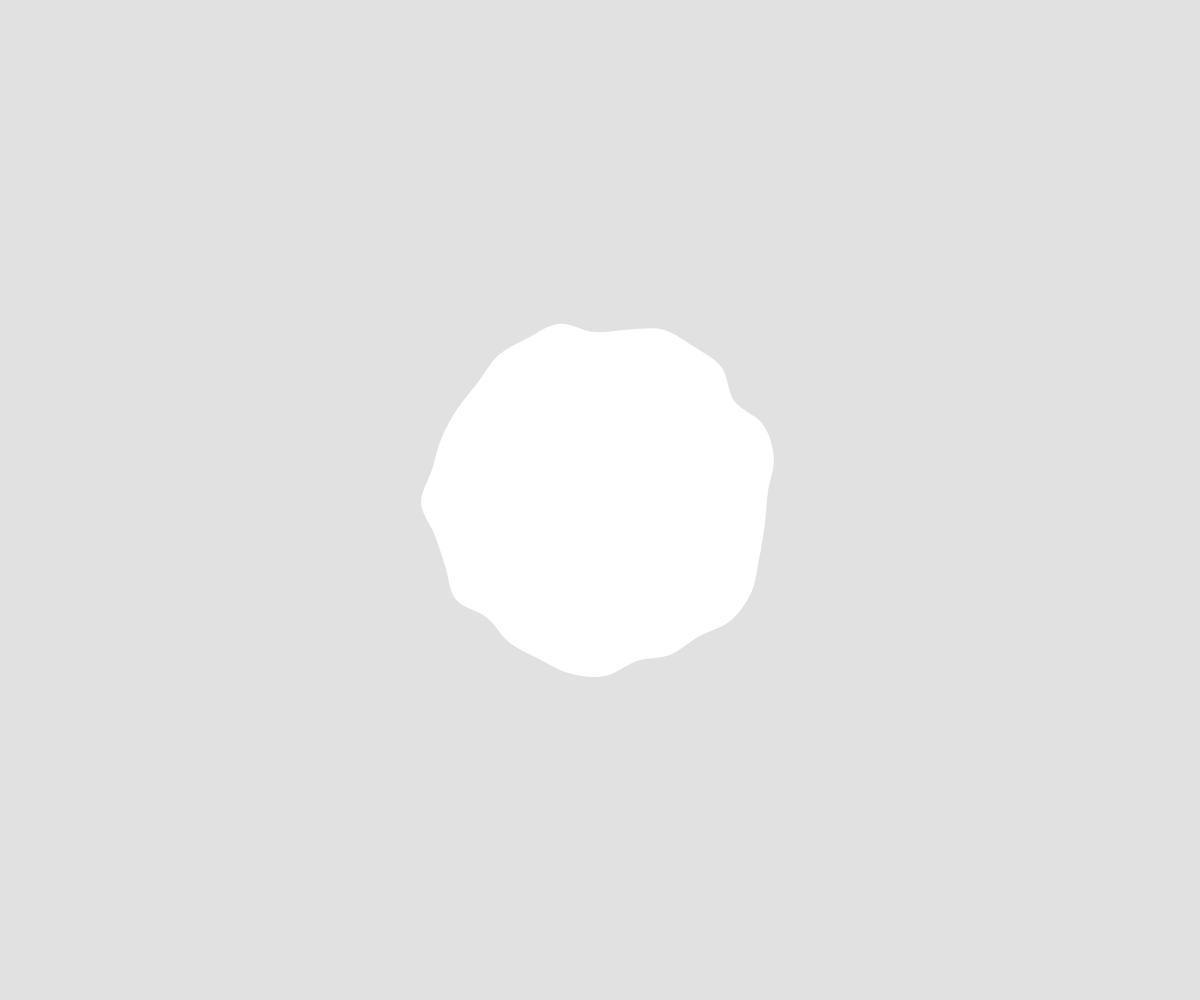
Frame 1 (no input)
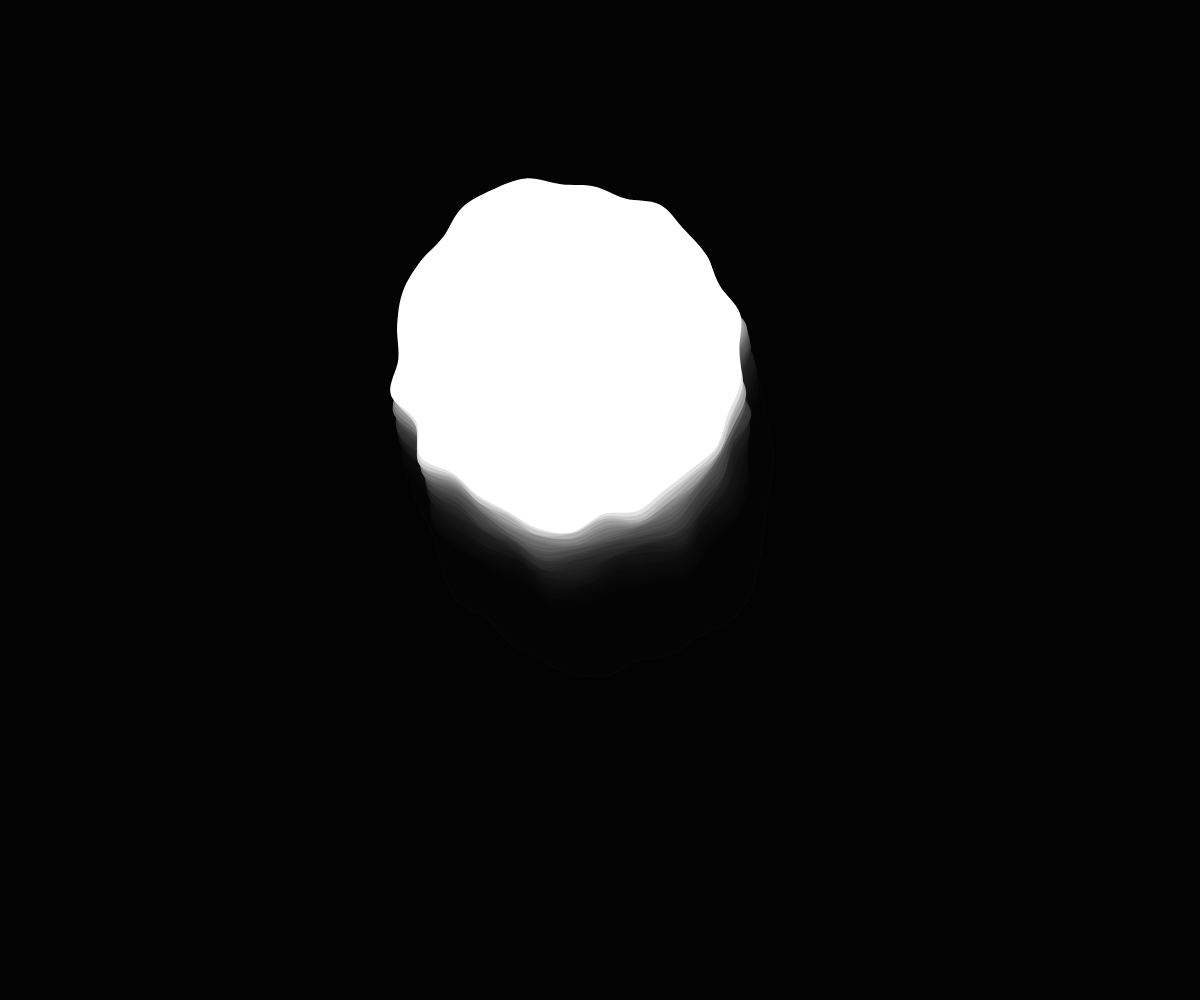
Frame 60 (no input)
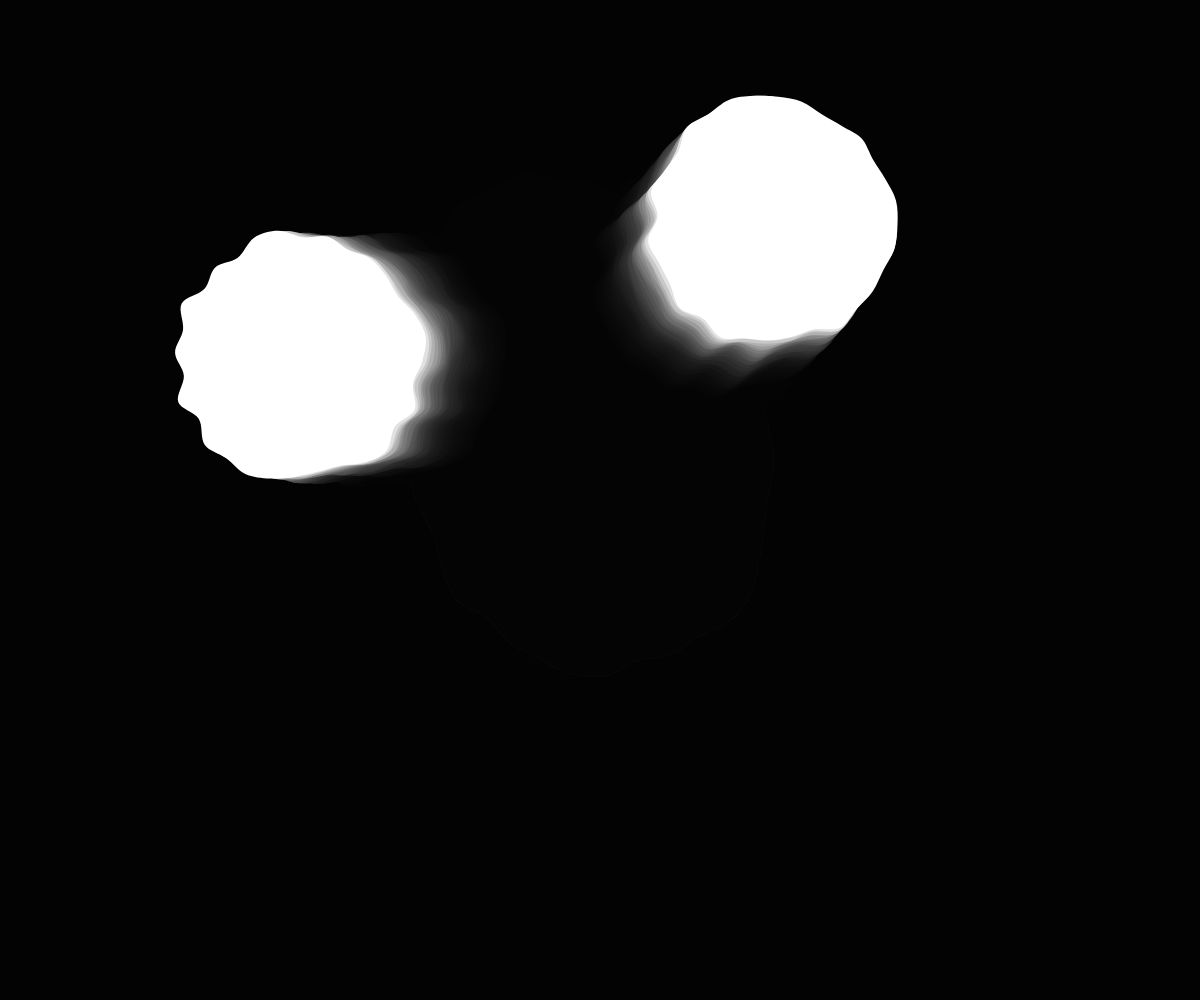
Frame 120 (the mouse pressed at the canvas centre since frame 60)

The p5.js sketch that drew these frames (run headless with seeded random() and noise() and a simulated clock; from frame 60 on, the mouse is pressed at the canvas centre):

// p5.js sketch
// ── sketch.js
const num_vertices = 32;
const MAX_STAGE = 7;
var Blobs = [];
var added = [];

class _Blob {
    constructor(ox, oy, size, dir) {
        this.born = frameCount;
        this.state = 0;
        this.state_stage = 0;
        this.ox = ox;
        this.oy = oy;
        this.new_ox = ox;
        this.new_oy = oy;
        this.size = size;
        this.size_change = size;
        this.life_span = floor(random(48, 120));

        this.speed = random(1, 3);

        this.vertex = create_circular_vertex(this.size);
        this.rad_rand_weight = create_rand_weight();
        this.dir = radians(dir);

        this.pop = false;
    }

    arrange_rand_weight() {
        var temp = []
        this.rad_rand_weight.forEach(weight => {
            weight += 0.01 * random([-1, 0, 1]);
            weight = weight < 0.95 ? 0.95 : weight;
            weight = weight > 1.05 ? 1.05 : weight;
            temp.push(weight);
        })
        this.rad_rand_weight = temp;
    }

    tick() {
        if (this.ox != this.new_ox || this.oy != this.new_oy){
          this.ox = this.new_ox;
          this.oy = this.new_oy;
        }
        if (this.size_change != this.size) {
            this.size = this.size_change;
            this.vertex = create_circular_vertex(this.size);
        }
        this.arrange_rand_weight();
        this.move();

        if (frameCount - this.born >= this.life_span && this.size > 250 && this.state == 0) {
            this.state = 1;
            this.state_stage = 0;
            this.org_vert = this.vertex.slice();
            this.dest_vert = create_divided_circle_vertex(this.size, degrees(this.dir));
        }

        if (this.state == 1 && this.state_stage < MAX_STAGE) {
            this.state_stage++;

            for (var i = 0; i < num_vertices; i++) {
                this.vertex[i] = get_dividing_point(this.org_vert[i], this.dest_vert[i],
                    this.state_stage, MAX_STAGE - this.state_stage);
            }
        }

        if (this.state_stage == MAX_STAGE) {
            this.pop = true;
        }
    }

    move() {
        if (this.oy + Math.sqrt(this.size) > windowHeight) {
            this.dir = radians(360) - this.dir;
            this.oy = windowHeight - Math.sqrt(this.size);
        } else if (this.oy < Math.sqrt(this.size)) {
            this.dir = radians(360) - this.dir;
            this.oy = Math.sqrt(this.size);
        } else if (this.ox < Math.sqrt(this.size)) {
            this.dir = radians(540) - this.dir;
            this.ox = Math.sqrt(this.size);

        } else if (this.ox + Math.sqrt(this.size) > windowWidth) {
            this.dir = radians(540) - this.dir;
            this.ox = windowWidth - Math.sqrt(this.size);
        }

        this.ox += this.speed * cos(this.dir);
        this.oy += this.speed * sin(this.dir);
      
        this.new_ox = this.ox;
        this.new_oy = this.oy;
    }

    get_new_Blob() {
        if (this.state == 1) {
            var temp = [];
            var radius = Math.sqrt(this.size / 2);
            var dir = degrees(this.dir);

            temp.push(new _Blob(this.ox + cos(radians(dir - 90)) * radius,
                this.oy + sin(radians(dir - 90)) * radius,
                this.size / 2, dir - 90 + floor(random(60))));
            temp.push(new _Blob(this.ox + cos(radians(dir + 90)) * radius,
                this.oy + sin(radians(dir + 90)) * radius,
                this.size / 2, dir + 90 - floor(random(60))));

            return temp;
        }
    }

    draw() {
        push();

        translate(this.ox, this.oy);
        rotate(this.dir - radians(90));

        noStroke();
        fill(255);

        beginShape();

        curveVertex(this.vertex[num_vertices - 1][0] * this.rad_rand_weight[num_vertices - 1],
            this.vertex[num_vertices - 1][1] * this.rad_rand_weight[num_vertices - 1]);

        for (var i = 0; i < num_vertices; i++) {
            curveVertex(this.vertex[i][0] * this.rad_rand_weight[i],
                this.vertex[i][1] * this.rad_rand_weight[i]);
        }
        curveVertex(this.vertex[0][0] * this.rad_rand_weight[0],
            this.vertex[0][1] * this.rad_rand_weight[0]);

        curveVertex(this.vertex[1][0] * this.rad_rand_weight[1],
            this.vertex[1][1] * this.rad_rand_weight[1]);

        endShape();

        pop();
    }
}

function setup() {
    frameRate(24);

    createCanvas(windowWidth, windowHeight);
    //background(0);
    Blobs = [new _Blob(windowWidth / 2, windowHeight / 2, floor(windowWidth * windowHeight/40), floor(random(360)))];
}

function draw() {
    background(0, 0, 0, 30);
    noStroke();
    var temp = [];
    var added_temp = [];
  
    noFill();
    strokeWeight(1);
    for (var i = 0; i < added.length; i++) {
        added[i][2]++;
        if (added[i][2] % 2) {
            stroke(255, 255, 255, 255 - added[i][2] * 30)
            ellipse(added[i][0], added[i][1], floor(added[i][2] / 2) * 35);
        }
        if (added[i][2] < 10) {
            added_temp.push(added[i]);
        }
    }

    for (var i = 0; i < Blobs.length; i++) {

        Blobs[i].tick();
        Blobs[i].draw();

        if (!Blobs[i].pop) {

            if (Blobs[i].state == 0) {
                for (var j = i + 1; j < Blobs.length; j++) {
                    if (collide(Blobs[i], Blobs[j]) && !Blobs[j].pop && Blobs[j].state == 0) {
                        let new_o = get_dividing_point([Blobs[i].new_ox, Blobs[i].new_oy],
                                                      [Blobs[j].new_ox, Blobs[j].new_oy],
                                                      Blobs[j].size_change,
                                                      Blobs[i].size_change);
                        Blobs[i].new_ox = new_o[0];
                        Blobs[i].new_oy = new_o[1];
                        Blobs[i].size_change += Blobs[j].size;
                        Blobs[j].size = 0;
                        if (frameCount - Blobs[i].born > 30 && Blobs[i].size < 3000) {
                            Blobs[i].born += 5;
                        }
                        Blobs[i].dir = (Blobs[i].dir * Blobs[i].size + Blobs[j].dir * Blobs[j].dir) / (Blobs[i].size_change);
                        Blobs[j].pop = true;
                        added_temp.push([Blobs[j].ox, Blobs[j].oy, 0]);
                    }
                }
            }
            if (!Blobs[i].pop) {
                temp.push(Blobs[i]);
            }
        } else {
            if (Blobs[i].state == 1) {
                Blobs[i].get_new_Blob().forEach(b => temp.push(b));
            }
        }
    }

    Blobs = temp;
    added = added_temp;

}

function create_circular_vertex(size) {
    var radius = Math.sqrt(size);
    var step = (360 / num_vertices) / 360 * Math.PI * 2;

    var vertices = []

    for (let i = 0; i < num_vertices; i++) {
        vertices.push([cos(step * i) * radius, sin(step * i) * radius]);
    }

    return vertices;
}

function create_rand_weight() {
    var rand = []

    for (let i = 0; i < num_vertices; i++) {
        rand.push(random(0.95, 1.05));
    }

    return rand;
}

function create_divided_circle_vertex(size, dir) {
    var radius = Math.sqrt(size / 2);

    var step = radians(360 / num_vertices) * 2;

    var vertices = []

    dir = 90

    for (let i = 0; i < num_vertices / 4; i++) {
        vertices.push([cos(radians(dir - 90)) * radius + cos(step * i) * radius,
            sin(radians(dir - 90)) * radius + sin(step * i) * radius
        ]);
    }

    for (let i = 0; i < num_vertices / 4; i++) {
        vertices.push([cos(radians(dir + 90)) * radius + cos(step * i) * radius,
            sin(radians(dir + 90)) * radius + sin(step * i) * radius
        ]);
    }

    for (let i = num_vertices / 4; i < num_vertices / 2; i++) {
        vertices.push([cos(radians(dir + 90)) * radius + cos(step * i) * radius,
            sin(radians(dir + 90)) * radius + sin(step * i) * radius
        ]);
    }

    for (let i = num_vertices / 4; i < num_vertices / 2; i++) {
        vertices.push([cos(radians(dir - 90)) * radius + cos(step * i) * radius,
            sin(radians(dir - 90)) * radius + sin(step * i) * radius
        ]);
    }
    var new_dir = dir - 90;
    new_dir = new_dir < 0 ? new_dir + 360 : new_dir;
    var idx = floor(new_dir / (360 / num_vertices));

    var result = vertices.slice(num_vertices - idx).concat(vertices.slice(0));

    return result;
}

function get_dividing_point(org, dest, m, n) {
    var vert = [];

    vert.push((m * dest[0] + n * org[0]) / (m + n));
    vert.push((m * dest[1] + n * org[1]) / (m + n));

    return vert;
}

function collide(a, b) {
    var dist = sqrt(pow(a.ox - b.ox, 2) + pow(a.oy - b.oy, 2));
    return dist < sqrt(a.size) + sqrt(b.size) - 3;
}
